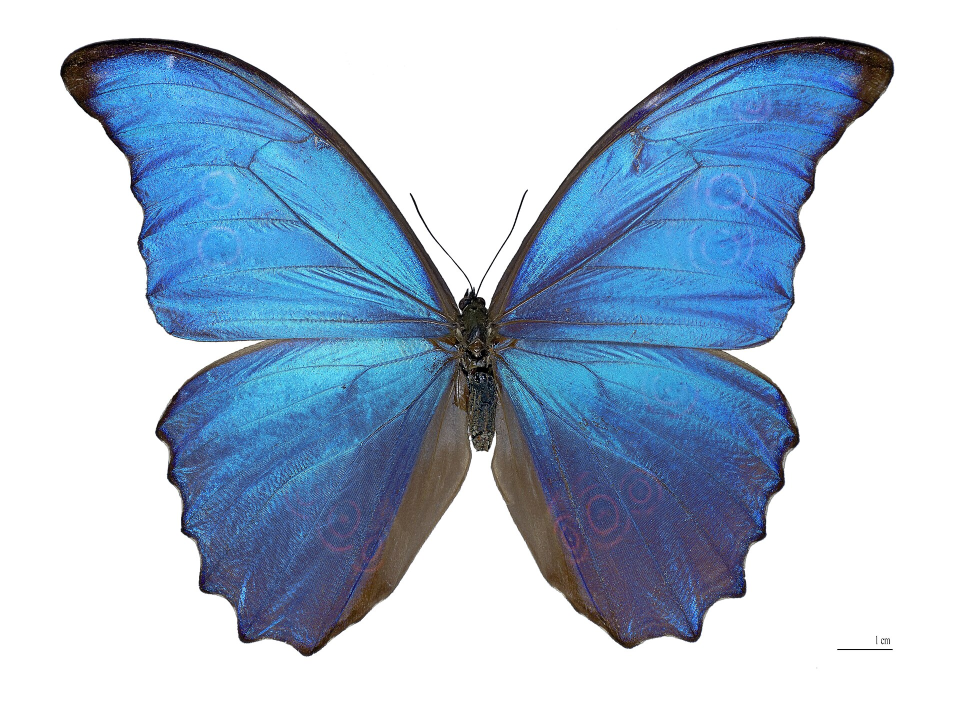
#> input picture examples/samples/butterfly.jpg, 1920 x 1431 px (shown at 1/2 size)
$ python -i vision.py   (imports and definitions only)   (older library calls are emulated)
#> lines starting #> are read from the running program, lines starting #| are printed output that depends on the picture; after the words box and inside, x2 and y2 are one past the last pixel; in counts of white or black regions, pixels touching at a corner belong together
"""Image -> shape -> origami: estimate a subject's 3D form from a photo and fold it.

Folding a photo by raw brightness folds the background too. To fold *the animal*,
we estimate its shape:

  1. segment the subject from the background with GrabCut (OpenCV);
  2. "inflate" the silhouette into a rounded bas-relief - the distance to the
     boundary, raised to a power, so the middle of the body puffs up like a
     balloon (the classic silhouette-inflation trick);
  3. crop to the subject and hand the height field to the origamizer.

The result is a 3D-ish relief of the animal that folds from a flat sheet.
When ``rect`` is not given, an edge-density saliency heuristic seeds GrabCut's
rectangle on the subject (so an off-centre subject works out of the box); pass
``rect=(x, y, w, h)`` to override it.

Needs OpenCV and SciPy (``pip install opencv-python scipy``).
"""

from __future__ import annotations

import numpy as np

from foldforge.origamize.surface import (
    origamize_heightfield, OrigamiResult, close_relief, trim_background_triangles,
)

# Largest side (in pixels) we hand to GrabCut / depth nets. A 12-megapixel phone
# photo makes GrabCut take the better part of a minute; downscaling first keeps
# it well under a second with no visible loss for a coarse origami relief.
_MAX_SIDE = 1000


# [395 lines left out: functions _pil_to_rgb_uint8, _array_to_rgb_uint8, _read_source_rgb, _load_bgr, _auto_rect, _mask_from_bgr and 7 more, not called in this run]

>>> import cv2
>>> picture = cv2.imread('../../examples/samples/butterfly.jpg')
#> picture is the input picture: shape (1431, 1920, 3); mean B, G, R 212.1, 192.4, 174
>>> result = relief_from_image(picture)
#> in relief_from_image, `bgr, scale = _load_bgr(source)`: scale = 0.521
#> in _auto_rect, `gy = cv2.Sobel(gray, cv2.CV_32F, 0, 1, ksize=3)`:
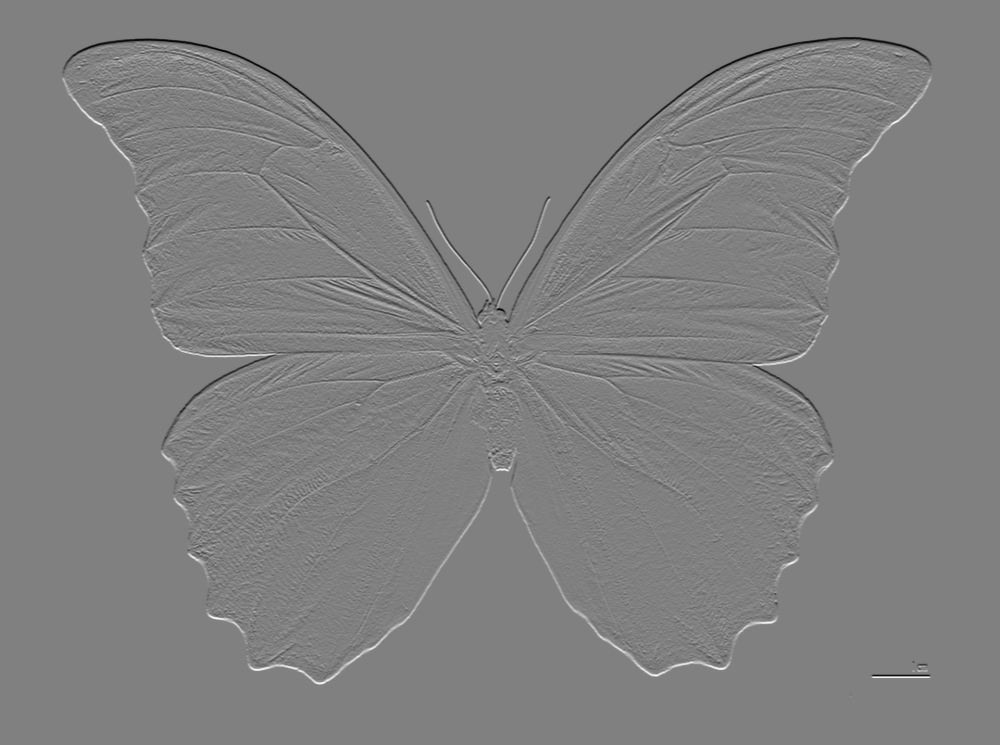
#> gy: shape (745, 1000) float32; min -890, max 878, mean 0; drawn with min black and max white
#> in _auto_rect, `dens = cv2.GaussianBlur(cv2.magnitude(gx, gy), (0, 0), max(h, w) * 0.02)`:
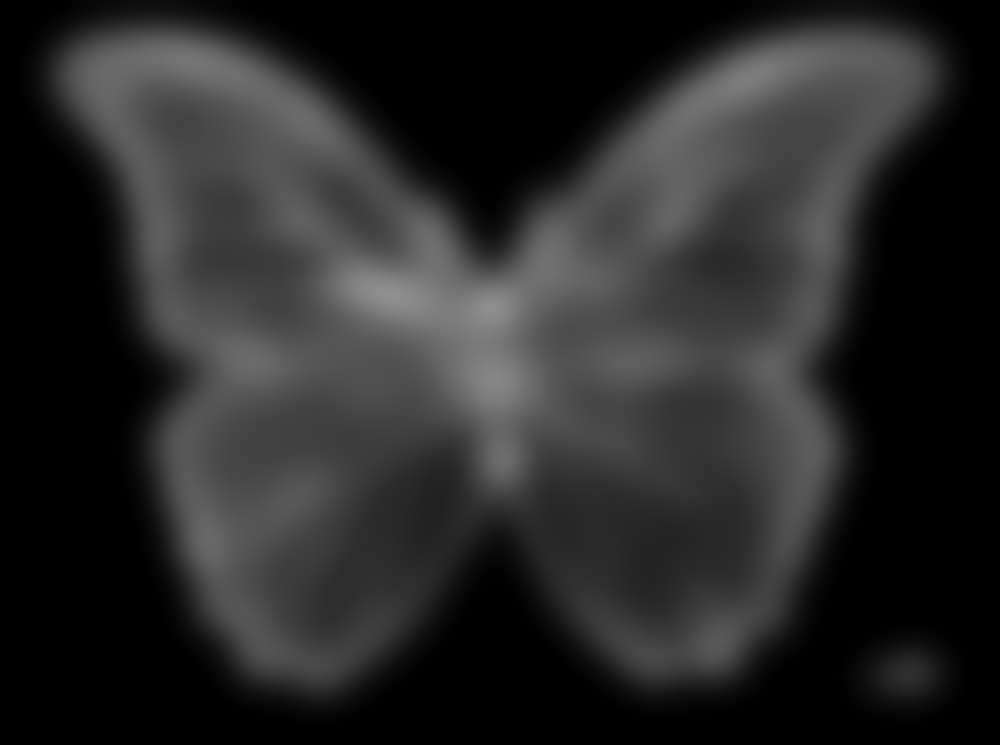
#> dens: shape (745, 1000) float32; min 0, max 143.3, mean 40.7
#> in _auto_rect, `dn = cv2.normalize(dens, None, 0, 255, cv2.NORM_MINMAX).astype(np.uint8)`:
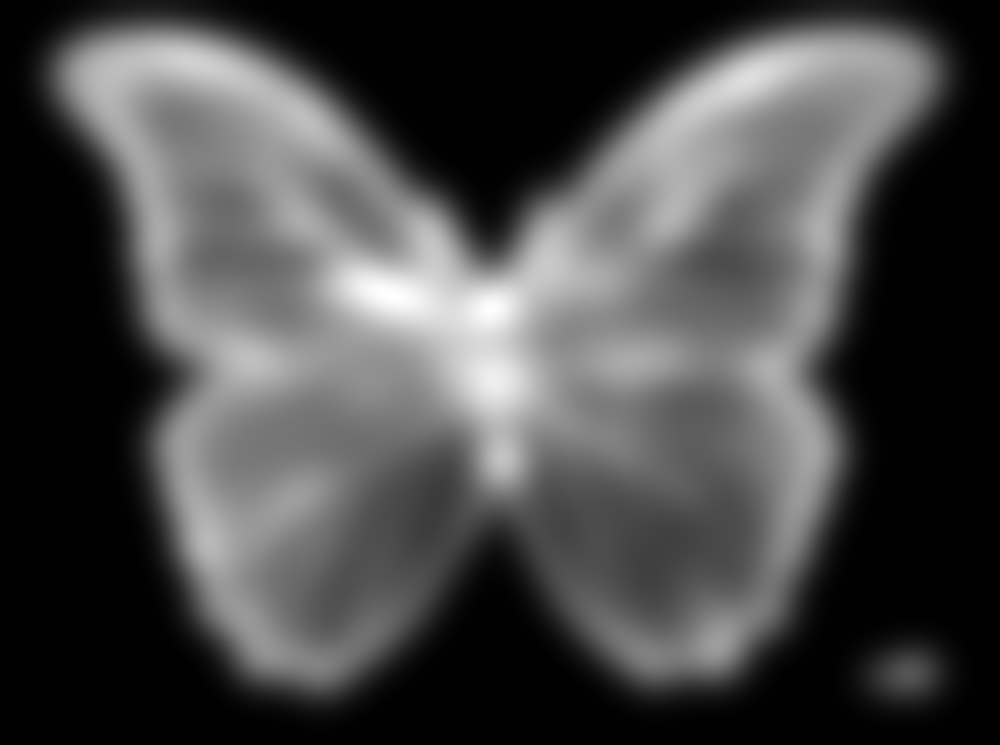
#> dn: shape (745, 1000); min 0, max 254, mean 72
#> in _auto_rect, `_, th = cv2.threshold(dn, 0, 255, cv2.THRESH_BINARY + cv2.THRESH_OTSU)`:
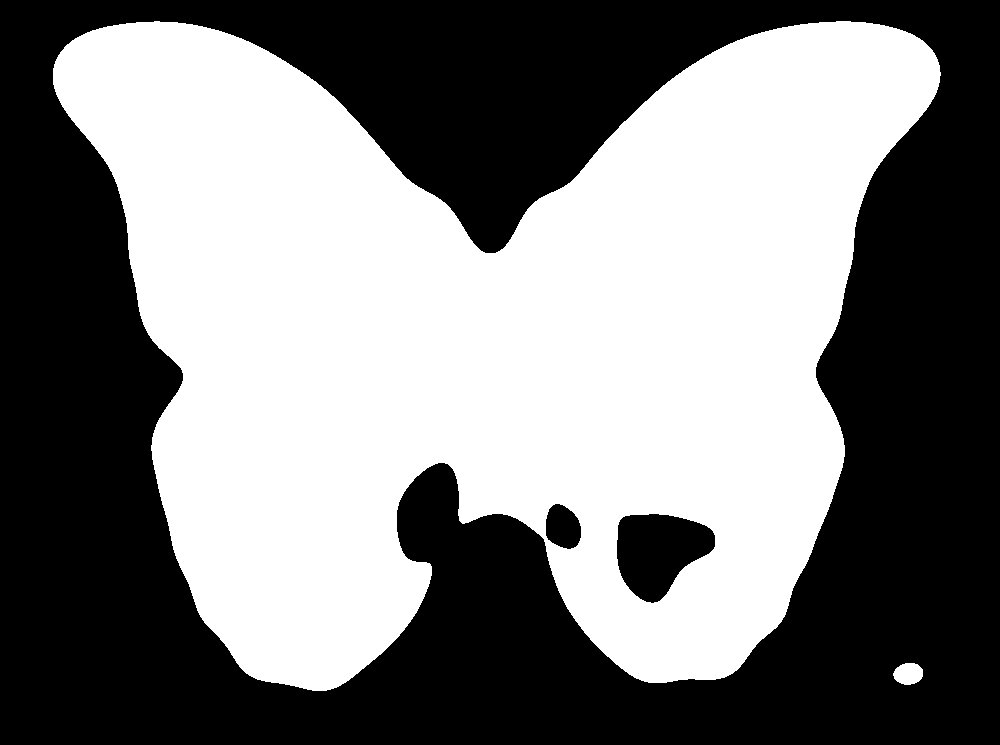
#> th: shape (745, 1000); 49.4% white; 2 white regions, box (x1, y1, x2, y2) and area: (53, 21, 941, 691) 367560, (893, 663, 923, 685) 516
#> in _auto_rect, `th = cv2.morphologyEx(th, cv2.MORPH_CLOSE, k)`: th: shape (745, 1000); 49.4% white; 2 white regions
#> in _auto_rect, `cnts, _ = cv2.findContours(th, cv2.RETR_EXTERNAL, cv2.CHAIN_APPROX_SIM..`: cnts = 2 contours; box (x1, y1, x2, y2) and area: (53, 21, 941, 691) 373384, (893, 663, 923, 685) 479
#> in _auto_rect, `x, y, rw, rh = cv2.boundingRect(max(cnts, key=cv2.contourArea))`: x = 53; y = 21; rw = 888; rh = 670
#> in _auto_rect, `x = max(0, x - m)`: x = 33
#> in _auto_rect, `y = max(0, y - m)`: y = 1
#> in _auto_rect, `rw = min(w - x, rw + 2 * m)`: rw = 928
#> in _auto_rect, `rh = min(h - y, rh + 2 * m)`: rh = 710
#> in _auto_rect, `area = rw * rh / float(w * h)`: area = 0.884
#> in _auto_rect, `spans_frame = rw >= 0.98 * w or rh >= 0.98 * h`: spans_frame = False
#> in _mask_from_bgr, `gc_rect = _auto_rect(bgr, inset=inset)`: gc_rect = (33, 1, 928, 710)
#> in relief_from_image, `mask = _mask_from_bgr(bgr, scale, rect=rect)`: mask: shape (745, 1000); values 0 (black) and 1 (white), 47% white; 9 white regions (6 under 20 px), largest, box (x1, y1, x2, y2) and area: (59, 34, 934, 691) 349531, (871, 658, 933, 679) 545, (850, 692, 854, 699) 23
#> in inflate, `d = d / (d.max() + 1e-9)`:
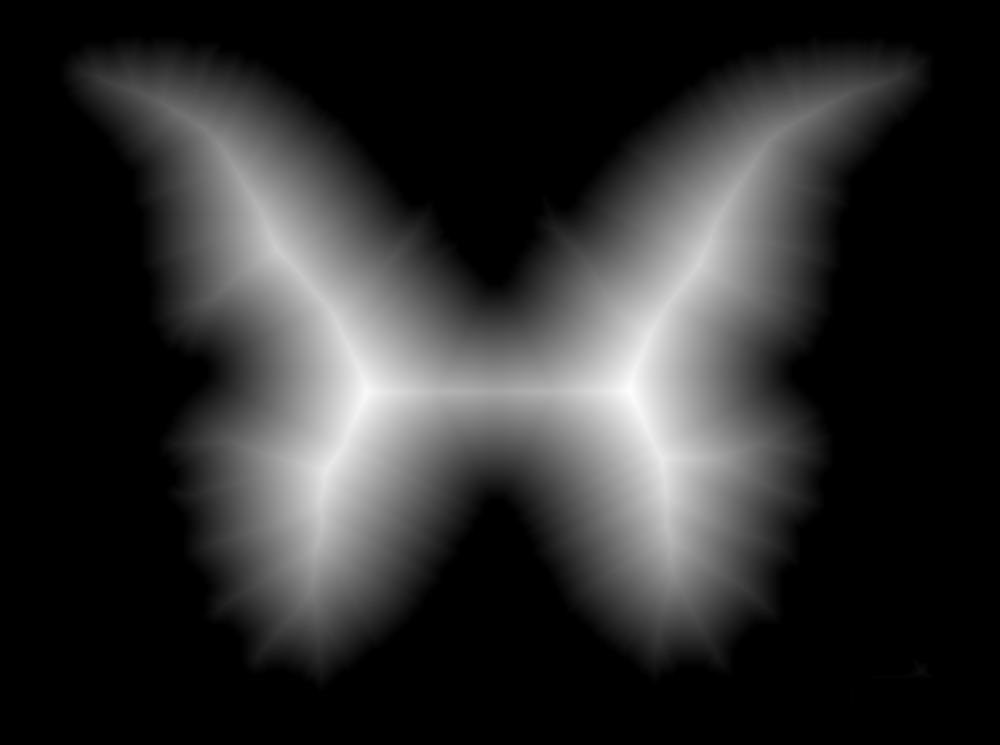
#> d: shape (745, 1000) float32; min 0, max 1, mean 0.176
#> in relief_from_image, `crop, mcrop = relief[sl], mask[sl]`:
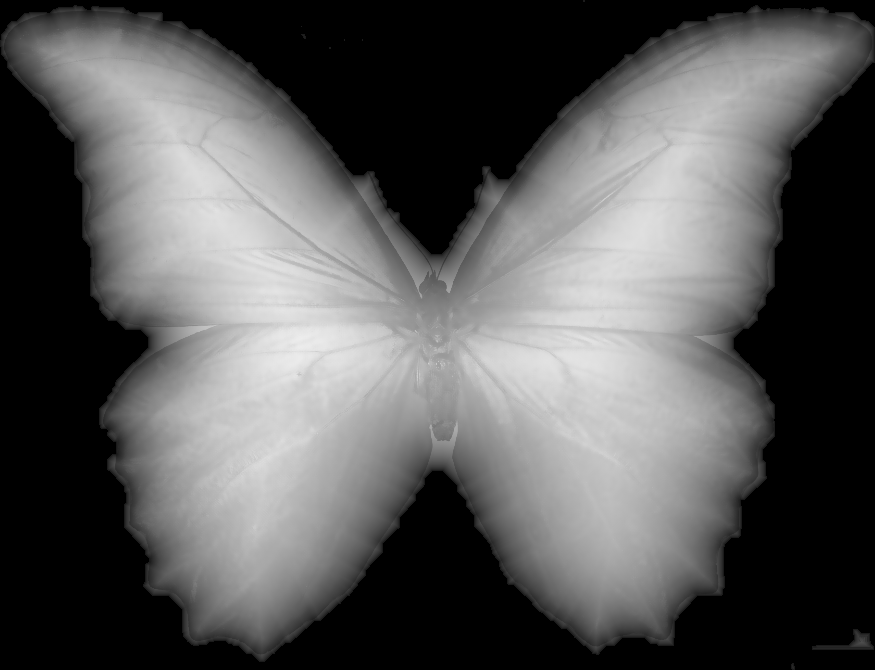
#> crop: shape (670, 875) float64; min 0, max 0.931, mean 0.348
#> in relief_from_image, `crop, mcrop = relief[sl], mask[sl]`: mcrop: shape (670, 875); values 0 (black) and 1 (white), 59.7% white; 2 black regions, box (x1, y1, x2, y2) and area: (0, 47, 875, 670) 169400, (0, 0, 875, 254) 66723
#> in _robust01, `a, b = np.percentile(z, lo), np.percentile(z, hi)`: a = 0; b = 0.86
#> in _robust01, `return np.clip((z - a) / (b - a), 0.0, 1.0)`:
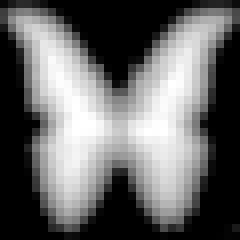
#> returned value: shape (30, 30) float64 (shown 8 times larger); min 0, max 1, mean 0.405

$ run again, on examples/samples/dog.jpg
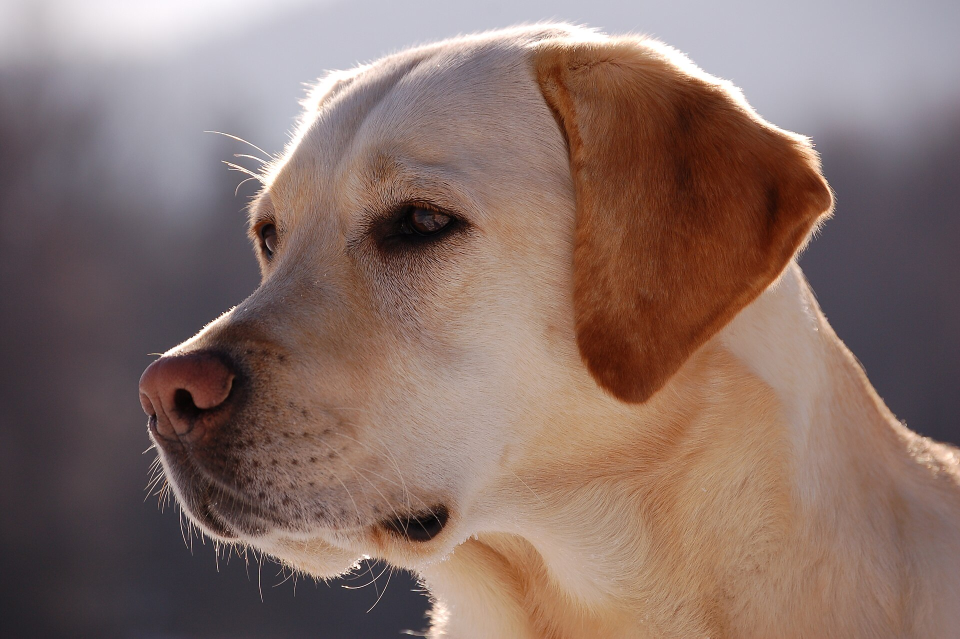
#> input picture examples/samples/dog.jpg, 1920 x 1277 px (shown at 1/2 size)
#> picture is the input picture: shape (1277, 1920, 3); mean B, G, R 104, 110.8, 134.1
#> in relief_from_image, `bgr, scale = _load_bgr(source)`: scale = 0.521
#> in _auto_rect, `th = cv2.morphologyEx(th, cv2.MORPH_CLOSE, k)`:
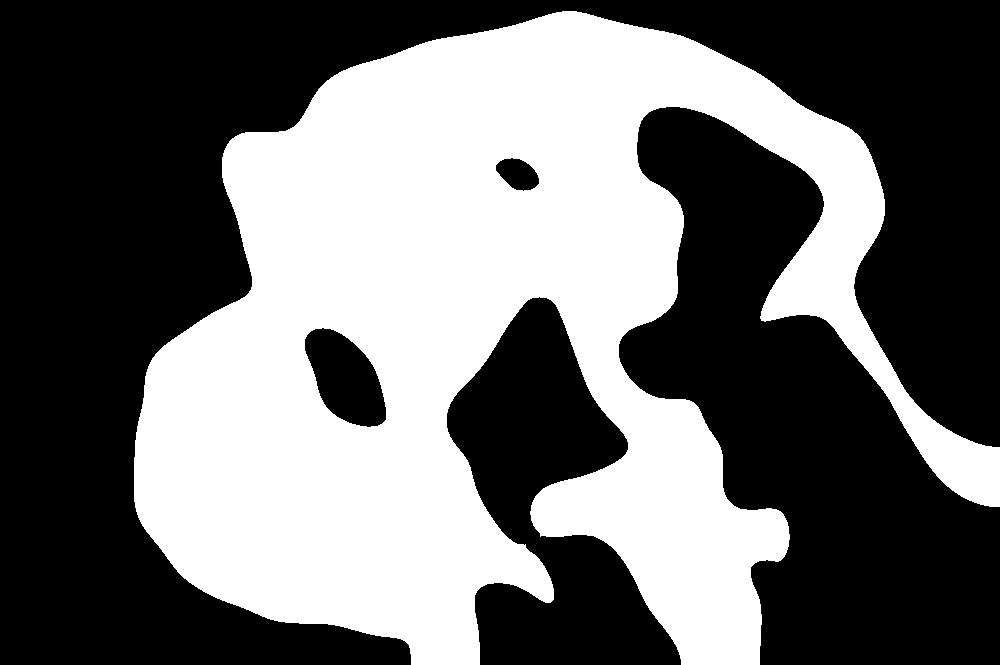
#> th: shape (665, 1000); 42.3% white; 1 white region
#> cnts = 1 contour; box (x1, y1, x2, y2) and area: (134, 11, 1000, 665) 285638
#> in _auto_rect, `x, y, rw, rh = cv2.boundingRect(max(cnts, key=cv2.contourArea))`: x = 134; y = 11; rw = 866; rh = 654
#> in _auto_rect, `x = max(0, x - m)`: x = 114
#> in _auto_rect, `y = max(0, y - m)`: y = 0
#> in _auto_rect, `rw = min(w - x, rw + 2 * m)`: rw = 886
#> in _auto_rect, `rh = min(h - y, rh + 2 * m)`: rh = 665
#> area = 0.886
#> spans_frame = True
#> gc_rect = (60, 39, 880, 585)
#> mask: shape (665, 1000); values 0 (black) and 1 (white), 52.4% white; 19 black regions (18 under 20 px), largest, box (x1, y1, x2, y2) and area: (0, 0, 1000, 665) 316650
#> mcrop: shape (581, 795); values 0 (black) and 1 (white), 75.4% white; 31 black regions (24 under 20 px), largest, box (x1, y1, x2, y2) and area: (0, 0, 795, 399) 93441, (0, 373, 306, 581) 17164, (715, 503, 795, 581) 2746
#> a = 0; b = 0.834
#> in _robust01, `return np.clip((z - a) / (b - a), 0.0, 1.0)`:
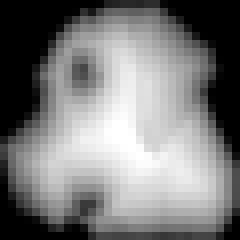
#> returned value: shape (30, 30) float64 (shown 8 times larger); min 0, max 1, mean 0.482
